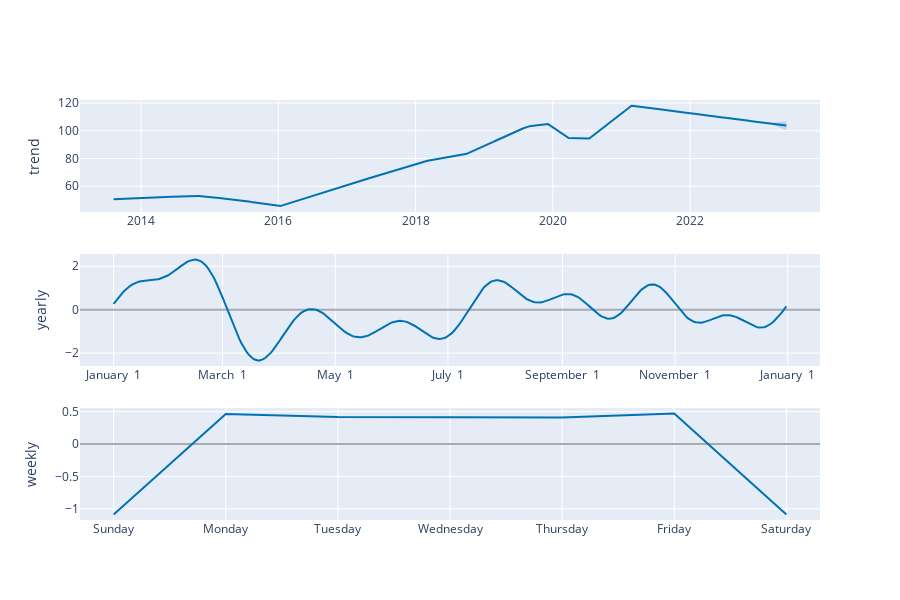

Source (notebook cell):
### Code cell
plot_components_plotly(m, forecast)

### Figure 1 — Plotly figure (JSON) as saved in the notebook; plotly's stock layout.template omitted (floating-point values rounded to 4 significant figures; data arrays with more than 128 entries replaced by an {"elided": "..."} marker saying what was removed)
{"data": [{"line": {"color": "#0072B2", "width": 2}, "mode": "lines", "name": "trend", "type": "scatter", "x": {"elided": "2476 str values"}, "xaxis": "x", "y": {"elided": "2476 float values"}, "yaxis": "y"}, {"line": {"color": "rgba(0, 114, 178, 0.2)", "width": 0}, "mode": "lines", "name": "trend_upper", "type": "scatter", "x": {"elided": "2476 str values"}, "xaxis": "x", "y": {"elided": "2476 float values"}, "yaxis": "y"}, {"fill": "tonexty", "fillcolor": "rgba(0, 114, 178, 0.2)", "line": {"color": "rgba(0, 114, 178, 0.2)", "width": 0}, "mode": "lines", "name": "trend_lower", "type": "scatter", "x": {"elided": "2476 str values"}, "xaxis": "x", "y": {"elided": "2476 float values"}, "yaxis": "y"}, {"line": {"color": "#0072B2", "width": 2}, "mode": "lines", "name": "yearly", "type": "scatter", "x": {"elided": "365 str values"}, "xaxis": "x2", "y": {"elided": "365 float values"}, "yaxis": "y2"}, {"line": {"color": "#0072B2", "width": 2}, "mode": "lines", "name": "weekly", "type": "scatter", "x": ["2017-01-01T00:00:00", "2017-01-02T00:00:00", "2017-01-03T00:00:00", "2017-01-04T00:00:00", "2017-01-05T00:00:00", "2017-01-06T00:00:00", "2017-01-07T00:00:00"], "xaxis": "x3", "y": [-1.086, 0.4627, 0.4186, 0.4114, 0.4091, 0.4698, -1.086], "yaxis": "y3"}], "layout": {"height": 600, "showlegend": false, "width": 900, "xaxis": {"anchor": "y", "domain": [0, 1], "range": ["2013-02-10T00:00:00", "2023-11-23T00:00:00"], "type": "date"}, "xaxis2": {"anchor": "y2", "domain": [0, 1], "range": ["2016-12-13T18:54:02.958904", "2018-01-18T11:04:57.863013"], "tickformat": "%B %e", "type": "date"}, "xaxis3": {"anchor": "y3", "domain": [0, 1], "range": ["2016-12-31T16:48:00", "2017-01-07T07:12:00"], "tickformat": "%A", "type": "date"}, "yaxis": {"anchor": "x", "domain": [0.7333, 1], "rangemode": "normal", "title": {"text": "trend"}, "zerolinecolor": "#AAA"}, "yaxis2": {"anchor": "x2", "domain": [0.3667, 0.6333], "title": {"text": "yearly"}, "zerolinecolor": "#AAA"}, "yaxis3": {"anchor": "x3", "domain": [0, 0.2667], "title": {"text": "weekly"}, "zerolinecolor": "#AAA"}}}
